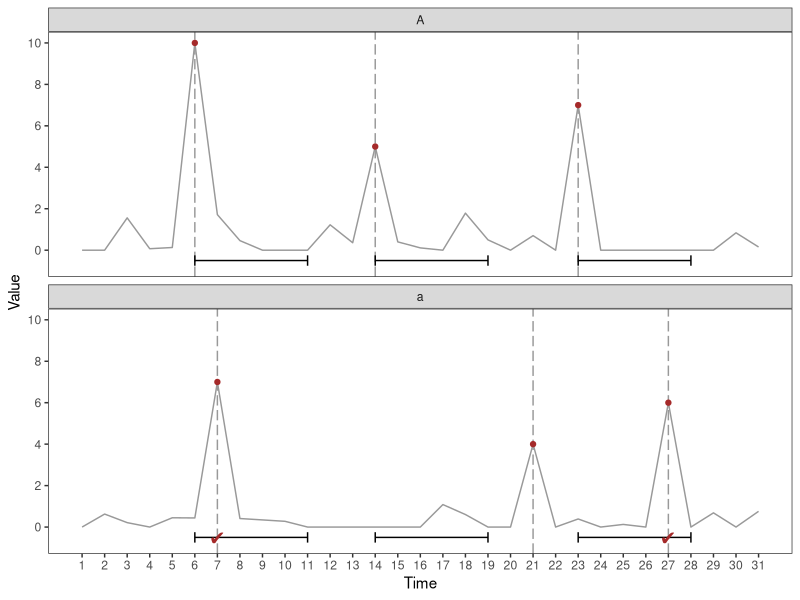
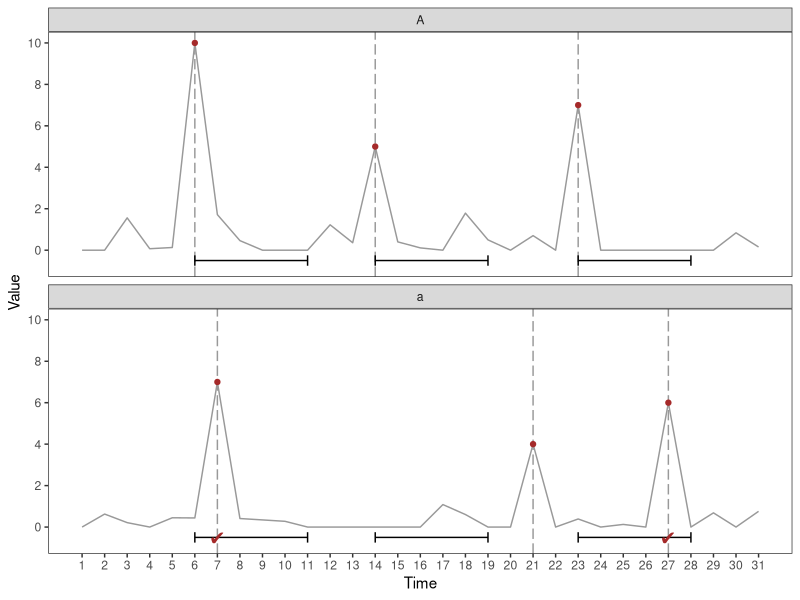

Here is the R script that generated these plots, in order:
library(tidyverse)
set.seed(123)
dt <- tibble(
  id = factor(c(rep("A", 31), rep("a", 31)), levels = c("A", "a")),
  date = rep(1:31, 2),
  val = c(
    c(rnorm(5), 10, rnorm(7), 5, rnorm(8), 7, rnorm(8)),
    c(
      rnorm(6, sd = 0.5), 7, rnorm(7, sd = 0.5), rnorm(6, sd = 0.5),
      4, rnorm(5, sd = 0.5), 6, rnorm(4, sd = 0.5)
    )
  )
) %>% mutate(val = ifelse(val < 0, 0, val))

circle <- tibble(
  x = c(6, 14, 23, 7, 21, 27),
  y = c(10, 5, 7, 7, 4, 6),
  id = factor(c(rep("A", 3), rep("a", 3)), levels = c("A", "a")),
  xend = x + 5
)

errorbar <- bind_rows(
  circle %>% filter(id == "A"),
  circle %>% filter(id == "A") %>% mutate(id = "a")
) %>%
  mutate(id = factor(id, c("A", "a")))

fallin <- tibble(
  id = factor(rep("a", 2), c("A", "a")),
  x = c(7, 27),
  y = -0.5,
  label = "\U2714"
)

ggplot() +
  geom_line(data = dt, aes(x = date, y = val, group = id), color = "grey60") +
  geom_vline(data = circle, aes(xintercept = x), linetype = "longdash", color = "grey60") +
  geom_errorbar(data = errorbar, aes(xmin = x, xmax = xend, y = -0.5), width = 0.5) +
  geom_point(data = circle, aes(x = x, y = y), color = "brown") +
  geom_text(data = fallin, aes(x = x, y = y, label = label), color = "brown", size = 5) +
  facet_wrap(vars(id), nrow = 2) +
  scale_y_continuous(breaks = seq(0, 10, 2)) +
  scale_x_continuous(breaks = seq(1, 31, 1)) +
  theme_bw() +
  theme(panel.grid = element_blank()) +
  labs(x = "Time", y = "Value")

ggsave(filename = "figures/illu-matching.png", width = 10, height = 5)
